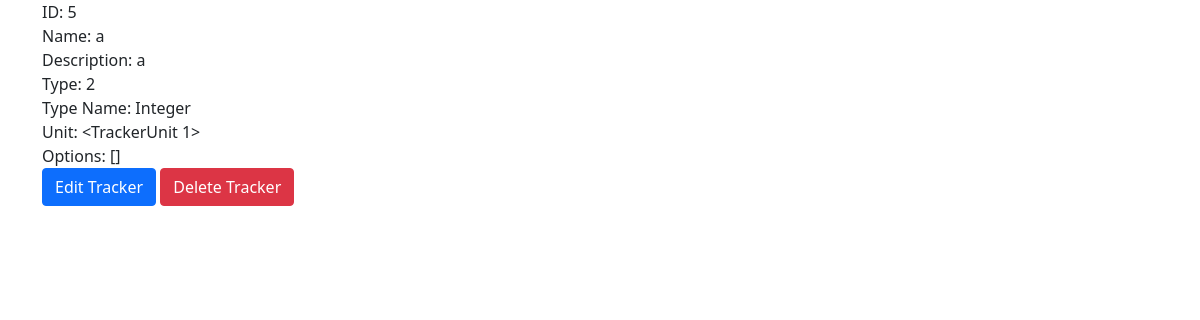
/trackers/view?id=5 (signed in), run on an earlier commit of the app's database.
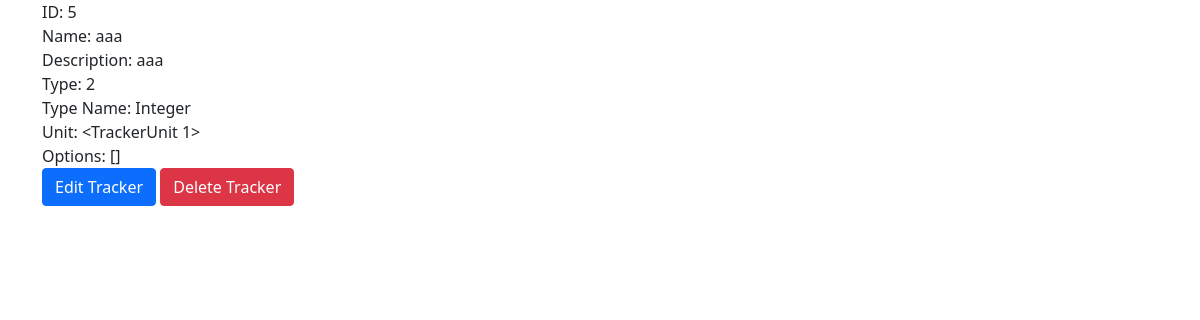
And on a later commit of the database.
### models/models.py (models this page shows)
class TrackerModel(db.Model):
    __tablename__ = "trackers"
    t_id = db.Column(db.Integer(), primary_key=True)
    t_name = db.Column(db.String(64), nullable=False)
    t_desc = db.Column(db.String(256))
    t_type = db.Column(db.Integer(), db.ForeignKey("tracker_types.tt_id", ondelete="CASCADE"), nullable=False)
    t_user = db.Column(db.Integer(), db.ForeignKey("users.id", ondelete="CASCADE"), nullable=False)
    t_type_name = db.relationship("TrackerTypes", uselist=False)
    t_unit = db.relationship("TrackerUnit", uselist=False)
    t_options = db.relationship("TrackerOptions")

### views/views.py (the view)
@app.route("/trackers/view", methods=["GET", "POST"])
@login_required
def trackers_view():
    t_id = request.args.get("id", "")
    if not (t_id.isdigit()):
        flash("Invalid Tracker", "danger")
        return redirect("/trackers")
    if request.method == "POST":
        pass
    tracker = TrackerModel.query.filter(TrackerModel.t_id == t_id, TrackerModel.t_user == current_user.id).first()
    if tracker:
        return render_template("trackers/view.html", user=current_user, tracker=tracker)
    else:
        flash("Invalid Tracker", "danger")
        return redirect("/trackers")

### auth/auth.py (called while the page is built)
@login.user_loader
def load_user(id):
    return UserModel.query.get(int(id))

### templates/trackers/view.html (shortened to what this page needs)
<!DOCTYPE html>
<html lang="en">
    <head>
        <link rel="stylesheet" href="{{ url_for('static', filename='css/bootstrap.min.css')}}">
        <link rel="stylesheet" href="{{ url_for('static', filename='css/fontawesome.all.min.css')}}">
        <link rel="stylesheet" href="{{ url_for('static', filename='css/card.css')}}">
    </head>
    <body>
        <div class="container">
            <div>ID: {{ tracker.t_id }}</div>
            <div>Name: {{ tracker.t_name }}</div>
            <div>Description: {{ tracker.t_desc }}</div>
            <div>Type: {{ tracker.t_type }}</div>
            <div>Type Name: {{ tracker.t_type_name.tt_name }}</div>
            <div>Unit: {{ tracker.t_unit }}</div>
            <div>Options: {{ tracker.t_options }}</div>
        </div>
        <div class="container">
            <a href="/trackers/edit?id={{ tracker.t_id }}" class="btn btn-primary">Edit Tracker</a>
            <a href="/trackers/delete?id={{ tracker.t_id }}" class="btn btn-danger">Delete Tracker</a>
        </div>
    </body>
</html>

What changed in the data, as far as the page shows it:
changed TrackerModel id 5: t_name "a" → "aaa"; t_desc "a" → "aaa"
